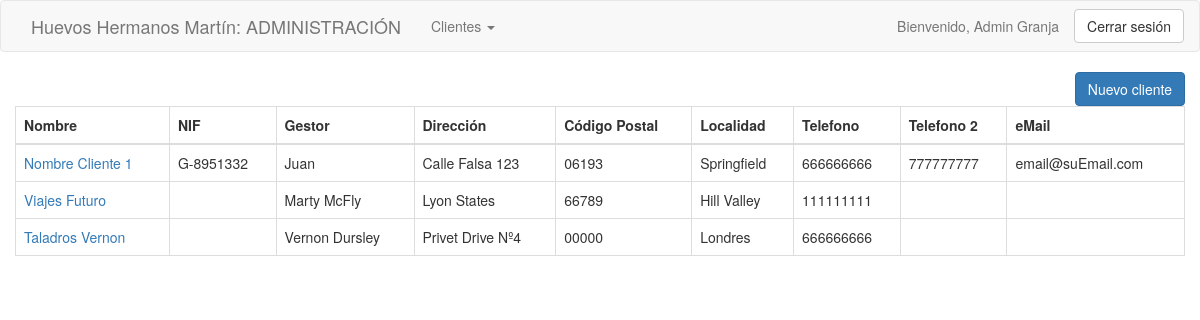
/clientes.php (signed in), run on the app's committed database.
### tables this page shows
CREATE TABLE `clientes` (
  `id` int(10) UNSIGNED NOT NULL,
  `nombre` varchar(255) DEFAULT NULL,
  `nif` varchar(12) DEFAULT NULL,
  `nombreGestor` varchar(255) DEFAULT NULL,
  `direccion` varchar(255) DEFAULT NULL,
  `codigoPostal` varchar(5) DEFAULT NULL,
  `localidad` varchar(50) DEFAULT NULL,
  `telefono` varchar(30) DEFAULT NULL,
  `telefono2` varchar(30) DEFAULT NULL,
  `email` varchar(100) DEFAULT NULL
);

### funciones.php (called while the page is built, shortened)
<?php
	function hacerListado($consulta)
	{
		$servidor = "localhost";
		$usuario = "root";
		$contrasena = "";
		$baseDeDatos = "granja4";
		$enlace = mysqli_connect($servidor, $usuario, $contrasena, $baseDeDatos);
		mysqli_set_charset($enlace, 'utf8');
		$resultado = mysqli_query($enlace, $consulta);
		$listado = [];
		if ($resultado)
		{
			while ($fila = mysqli_fetch_array($resultado, MYSQLI_ASSOC))
			{
				$listado[] = $fila;
			}
		}
		return $listado;
	}
?>

### cliente_modelo.php (called while the page is built, shortened)
<?php
	include_once("funciones.php");
	function obtenerClientes()
	{
		return hacerListado("SELECT * FROM clientes;");
	}
?>

### clientes.php (the view, shortened to what this page needs)
<?php
	include_once("cliente_modelo.php");
	$clientes = obtenerClientes();
?>
<!DOCTYPE HTML>
<html lang="es">
<head>
	<?php include_once("includes.php"); ?>
</head>
<body>
	<?php include("nav.php"); ?>
	<div class="container-fluid">
		<section>
			<div class="pull-right">
				<a href="cliente_nuevo.php" class="btn btn-primary">Nuevo cliente</a>
			</div>
			<table class="table table-bordered table-hover">
				<thead>
					<tr>
						<th>Nombre</th><th>NIF</th><th>Gestor</th><th>Dirección</th><th>Código Postal</th><th>Localidad</th><th>Telefono</th><th>Telefono 2</th><th>eMail</th>
					</tr>
				</thead>
				<tbody>
					<?php
						foreach ($clientes as $cliente)
						{
					?>
						<tr>
							<td><a href="cliente_editar.php?id=<?= $cliente["id"]?>"><?= $cliente["nombre"] ?></a></td>
							<td><?= $cliente["nif"] ?></td>
							<td><?= $cliente["nombreGestor"] ?></td>
							<td><?= $cliente["direccion"] ?> </td>
							<td><?= $cliente["codigoPostal"] ?> </td>
							<td><?= $cliente["localidad"] ?> </td>
							<td><?= $cliente["telefono"] ?> </td>
							<td><?= $cliente["telefono2"] ?> </td>
							<td><?= $cliente["email"] ?> </td>
						<tr>
					<?php
						}
					?>
				</tbody>
			</table>
		</section>
	</div>
</body>
</html>

### data on the page
clientes: nombre "Nombre Cliente 1", nif "G-8951332", nombreGestor "Juan", direccion "Calle Falsa 123", codigoPostal "06193", localidad "Springfield", telefono "666666666", telefono2 "777777777", email "email@suEmail.com"
clientes: nombre "Viajes Futuro", nombreGestor "Marty McFly", direccion "Lyon States", codigoPostal "66789", localidad "Hill Valley", telefono "111111111"
clientes: nombre "Taladros Vernon", nombreGestor "Vernon Dursley", direccion "Privet Drive Nº4", codigoPostal "00000", localidad "Londres", telefono "666666666"

### other printed values
$pagina "Clientes"
getNombreUsuario() "Admin Granja"
